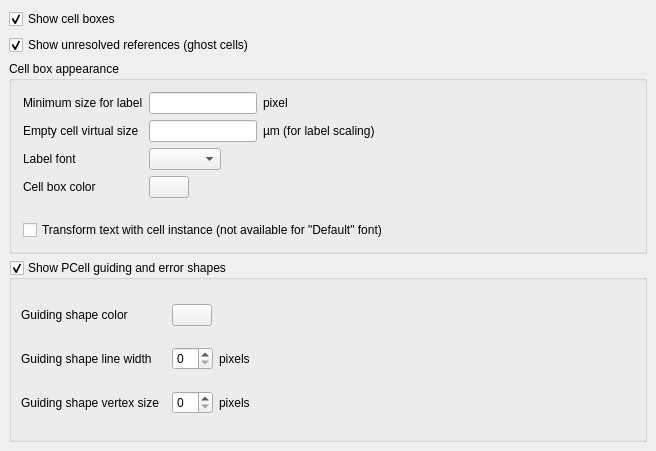
<?xml version="1.0" encoding="UTF-8"?>
<ui version="4.0">
 <class>LayoutViewConfigPage2a</class>
 <widget class="QFrame" name="LayoutViewConfigPage2a">
  <property name="geometry">
   <rect>
    <x>0</x>
    <y>0</y>
    <width>656</width>
    <height>451</height>
   </rect>
  </property>
  <property name="windowTitle">
   <string>Settings</string>
  </property>
  <layout class="QVBoxLayout">
   <property name="spacing">
    <number>6</number>
   </property>
   <property name="margin" stdset="0">
    <number>9</number>
   </property>
   <item>
    <widget class="QCheckBox" name="cell_boxes_visible">
     <property name="text">
      <string>Show cell boxes</string>
     </property>
     <property name="checked">
      <bool>true</bool>
     </property>
    </widget>
   </item>
   <item>
    <widget class="QCheckBox" name="ghost_cells_visible">
     <property name="text">
      <string>Show unresolved references (ghost cells) </string>
     </property>
     <property name="checked">
      <bool>true</bool>
     </property>
    </widget>
   </item>
   <item>
    <widget class="QGroupBox" name="cell_group">
     <property name="title">
      <string>Cell box appearance</string>
     </property>
     <property name="checkable">
      <bool>false</bool>
     </property>
     <layout class="QGridLayout">
      <property name="spacing">
       <number>6</number>
      </property>
      <item row="2" column="0">
       <widget class="QLabel" name="textLabel1_3">
        <property name="text">
         <string>Label font</string>
        </property>
       </widget>
      </item>
      <item row="0" column="1">
       <widget class="QFrame" name="frame">
        <property name="frameShape">
         <enum>QFrame::NoFrame</enum>
        </property>
        <property name="frameShadow">
         <enum>QFrame::Raised</enum>
        </property>
        <layout class="QHBoxLayout">
         <property name="spacing">
          <number>6</number>
         </property>
         <property name="margin" stdset="0">
          <number>0</number>
         </property>
         <item>
          <widget class="QLineEdit" name="cell_min_size_for_label_edit">
           <property name="sizePolicy">
            <sizepolicy hsizetype="Fixed" vsizetype="Fixed">
             <horstretch>0</horstretch>
             <verstretch>0</verstretch>
            </sizepolicy>
           </property>
           <property name="minimumSize">
            <size>
             <width>0</width>
             <height>0</height>
            </size>
           </property>
          </widget>
         </item>
         <item>
          <widget class="QLabel" name="textLabel2_2">
           <property name="sizePolicy">
            <sizepolicy hsizetype="Fixed" vsizetype="Fixed">
             <horstretch>0</horstretch>
             <verstretch>0</verstretch>
            </sizepolicy>
           </property>
           <property name="text">
            <string>pixel</string>
           </property>
          </widget>
         </item>
         <item>
          <spacer>
           <property name="orientation">
            <enum>Qt::Horizontal</enum>
           </property>
           <property name="sizeHint" stdset="0">
            <size>
             <width>40</width>
             <height>20</height>
            </size>
           </property>
          </spacer>
         </item>
        </layout>
       </widget>
      </item>
      <item row="3" column="0">
       <widget class="QLabel" name="textLabel3">
        <property name="text">
         <string>Cell box color</string>
        </property>
       </widget>
      </item>
      <item row="5" column="0" colspan="2">
       <widget class="QCheckBox" name="cell_xform_text_cbx">
        <property name="text">
         <string>Transform text with cell instance (not available for &quot;Default&quot; font)</string>
        </property>
       </widget>
      </item>
      <item row="0" column="0">
       <widget class="QLabel" name="textLabel1_2_2">
        <property name="text">
         <string>Minimum size for label</string>
        </property>
       </widget>
      </item>
      <item row="4" column="0" colspan="2">
       <spacer>
        <property name="orientation">
         <enum>Qt::Vertical</enum>
        </property>
        <property name="sizeType">
         <enum>QSizePolicy::Fixed</enum>
        </property>
        <property name="sizeHint" stdset="0">
         <size>
          <width>561</width>
          <height>16</height>
         </size>
        </property>
       </spacer>
      </item>
      <item row="3" column="1">
       <widget class="QFrame" name="frame_2">
        <property name="frameShape">
         <enum>QFrame::NoFrame</enum>
        </property>
        <property name="frameShadow">
         <enum>QFrame::Raised</enum>
        </property>
        <layout class="QHBoxLayout">
         <property name="spacing">
          <number>6</number>
         </property>
         <property name="margin" stdset="0">
          <number>0</number>
         </property>
         <item>
          <widget class="lay::ColorButton" name="cell_box_color_pb">
           <property name="text">
            <string/>
           </property>
          </widget>
         </item>
         <item>
          <spacer>
           <property name="orientation">
            <enum>Qt::Horizontal</enum>
           </property>
           <property name="sizeHint" stdset="0">
            <size>
             <width>40</width>
             <height>20</height>
            </size>
           </property>
          </spacer>
         </item>
        </layout>
       </widget>
      </item>
      <item row="2" column="1">
       <widget class="QFrame" name="frame_3">
        <property name="frameShape">
         <enum>QFrame::NoFrame</enum>
        </property>
        <property name="frameShadow">
         <enum>QFrame::Raised</enum>
        </property>
        <layout class="QHBoxLayout">
         <property name="spacing">
          <number>6</number>
         </property>
         <property name="margin" stdset="0">
          <number>0</number>
         </property>
         <item>
          <widget class="QComboBox" name="cell_font_cb"/>
         </item>
         <item>
          <spacer>
           <property name="orientation">
            <enum>Qt::Horizontal</enum>
           </property>
           <property name="sizeType">
            <enum>QSizePolicy::Expanding</enum>
           </property>
           <property name="sizeHint" stdset="0">
            <size>
             <width>141</width>
             <height>21</height>
            </size>
           </property>
          </spacer>
         </item>
        </layout>
       </widget>
      </item>
      <item row="1" column="1">
       <widget class="QFrame" name="frame_4">
        <property name="frameShape">
         <enum>QFrame::NoFrame</enum>
        </property>
        <property name="frameShadow">
         <enum>QFrame::Raised</enum>
        </property>
        <layout class="QHBoxLayout" name="horizontalLayout">
         <property name="leftMargin">
          <number>0</number>
         </property>
         <property name="topMargin">
          <number>0</number>
         </property>
         <property name="rightMargin">
          <number>0</number>
         </property>
         <property name="bottomMargin">
          <number>0</number>
         </property>
         <item>
          <widget class="QLineEdit" name="empty_cell_dimension">
           <property name="sizePolicy">
            <sizepolicy hsizetype="Fixed" vsizetype="Fixed">
             <horstretch>0</horstretch>
             <verstretch>0</verstretch>
            </sizepolicy>
           </property>
          </widget>
         </item>
         <item>
          <widget class="QLabel" name="label_7">
           <property name="text">
            <string>µm (for label scaling)</string>
           </property>
          </widget>
         </item>
         <item>
          <spacer name="horizontalSpacer">
           <property name="orientation">
            <enum>Qt::Horizontal</enum>
           </property>
           <property name="sizeHint" stdset="0">
            <size>
             <width>159</width>
             <height>20</height>
            </size>
           </property>
          </spacer>
         </item>
        </layout>
       </widget>
      </item>
      <item row="1" column="0">
       <widget class="QLabel" name="label_6">
        <property name="text">
         <string>Empty cell virtual size</string>
        </property>
       </widget>
      </item>
     </layout>
    </widget>
   </item>
   <item>
    <widget class="QGroupBox" name="pcell_gs_group">
     <property name="title">
      <string>Show PCell guiding and error shapes</string>
     </property>
     <property name="checkable">
      <bool>true</bool>
     </property>
     <layout class="QGridLayout">
      <property name="margin" stdset="0">
       <number>9</number>
      </property>
      <property name="spacing">
       <number>6</number>
      </property>
      <item row="2" column="2">
       <widget class="QLabel" name="label_5">
        <property name="sizePolicy">
         <sizepolicy hsizetype="Expanding" vsizetype="Preferred">
          <horstretch>0</horstretch>
          <verstretch>0</verstretch>
         </sizepolicy>
        </property>
        <property name="text">
         <string>pixels</string>
        </property>
       </widget>
      </item>
      <item row="1" column="2">
       <widget class="QLabel" name="label_4">
        <property name="sizePolicy">
         <sizepolicy hsizetype="Expanding" vsizetype="Preferred">
          <horstretch>0</horstretch>
          <verstretch>0</verstretch>
         </sizepolicy>
        </property>
        <property name="text">
         <string>pixels</string>
        </property>
       </widget>
      </item>
      <item row="2" column="1">
       <widget class="QSpinBox" name="pcell_gs_vs">
        <property name="maximum">
         <number>16</number>
        </property>
       </widget>
      </item>
      <item row="1" column="1">
       <widget class="QSpinBox" name="pcell_gs_lw">
        <property name="maximum">
         <number>16</number>
        </property>
       </widget>
      </item>
      <item row="2" column="0">
       <widget class="QLabel" name="label_3">
        <property name="text">
         <string>Guiding shape vertex size  </string>
        </property>
       </widget>
      </item>
      <item row="1" column="0">
       <widget class="QLabel" name="label_2">
        <property name="text">
         <string>Guiding shape line width</string>
        </property>
       </widget>
      </item>
      <item row="0" column="1">
       <widget class="lay::ColorButton" name="pcell_gs_color_pb">
        <property name="sizePolicy">
         <sizepolicy hsizetype="Fixed" vsizetype="Fixed">
          <horstretch>0</horstretch>
          <verstretch>0</verstretch>
         </sizepolicy>
        </property>
        <property name="text">
         <string/>
        </property>
       </widget>
      </item>
      <item row="0" column="0">
       <widget class="QLabel" name="label">
        <property name="text">
         <string>Guiding shape color</string>
        </property>
       </widget>
      </item>
     </layout>
    </widget>
   </item>
  </layout>
 </widget>
 <layoutdefault spacing="6" margin="11"/>
 <customwidgets>
  <customwidget>
   <class>lay::ColorButton</class>
   <extends>QPushButton</extends>
   <header>layWidgets.h</header>
  </customwidget>
 </customwidgets>
 <tabstops>
  <tabstop>cell_group</tabstop>
  <tabstop>cell_min_size_for_label_edit</tabstop>
  <tabstop>cell_font_cb</tabstop>
  <tabstop>cell_xform_text_cbx</tabstop>
  <tabstop>cell_box_color_pb</tabstop>
 </tabstops>
 <resources/>
 <connections/>
</ui>
